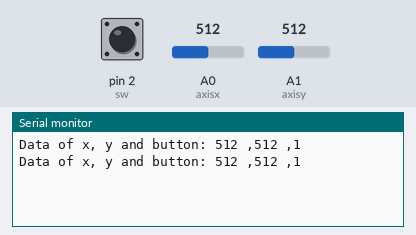
Bench run of a sketch on a simulated Arduino Uno, built with avr-gcc and run on an emulated ATmega328P. Parts: the last lines printed to the serial monitor. The inputs (shaded band) are chosen by the test bench; at power-on: A0 (axisx) = 512, A1 (axisy) = 512, pin 2 (sw) HIGH.

Above: at 1.8 s.
1.9 s: A0 (axisx) set to 716
At 2.8 s:
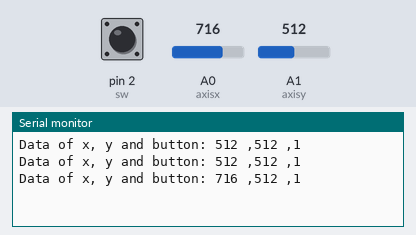
3.4 s: A1 (axisy) set to 716
At 4.7 s:
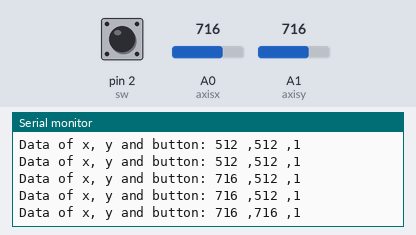
4.9 s: pin 2 (sw) pulled LOW for 1.2 s
At 5.7 s:
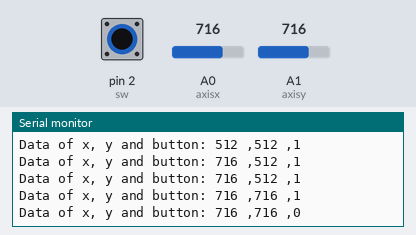
7.6 s: A0 (axisx) set to 900
At 8.8 s:
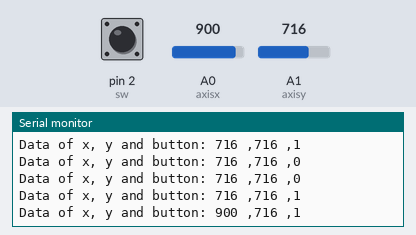
9.1 s: A1 (axisy) set to 900
At 9.1 s:
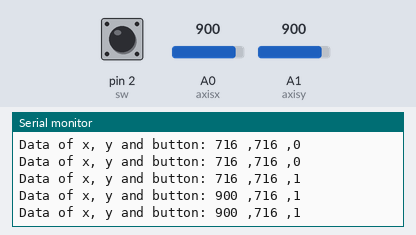
10.6 s: pin 2 (sw) pulled LOW for 1.2 s
At 11.6 s:
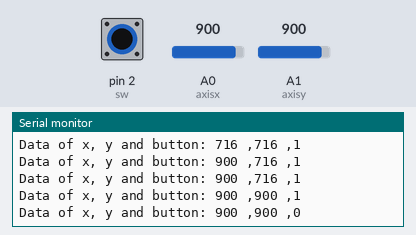
Timing chart, 0 to 13.6 s (numbered marks = the images above; inputs shaded):
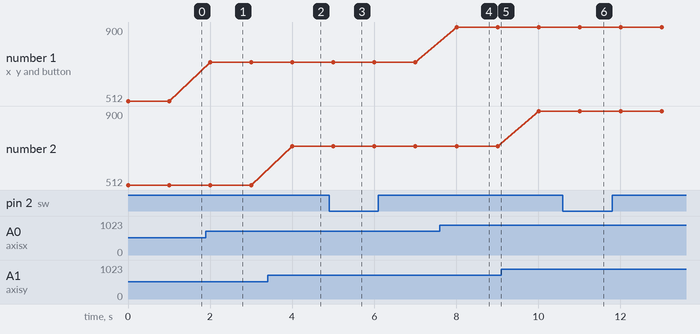

Measured:
- after the input at 1.9 s, the serial monitor: prints a new line after 0.10 s (image 1)
- after the input at 3.4 s, the serial monitor: prints a new line after 0.60 s (image 2)
- after the input at 4.9 s, the serial monitor: prints a new line after 0.10 s (image 3)
- after the input at 7.6 s, the serial monitor: prints a new line after 0.41 s (image 4)
- after the input at 10.6 s, the serial monitor: prints a new line after 0.41 s (image 6)
- plotted number 1: 512 → 716 after the input at 1.9 s, 716 → 900 after the input at 7.6 s

The sketch:

Joystic_Motor.ino
```cpp
int axisx = A0;
int axisy = A1;
int sw = 2;
void setup() {
  pinMode(sw, INPUT);
  Serial.begin(9600);
}

void loop() {
  int datax = analogRead(axisx);
  int datay = analogRead(axisy);
  bool datasw = digitalRead(sw);

  Serial.print("Data of x, y and button: ");
  Serial.print(datax);
  Serial.print(" ,");
  Serial.print(datay);
  Serial.print(" ,");
  Serial.print(datasw);
  Serial.println("");
  delay(1000);
}
```
